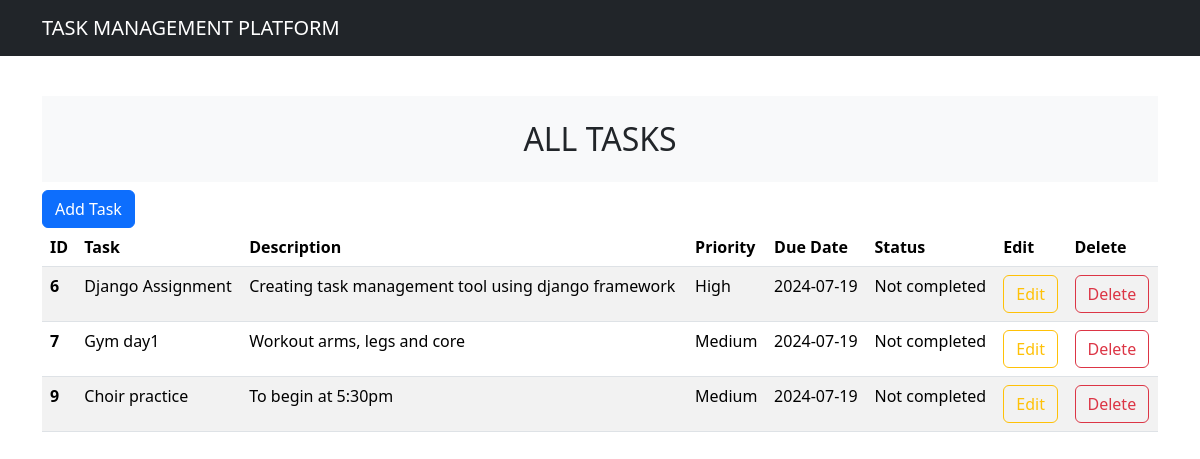
The page / on the database its author committed.
### quiz/models.py (models this page shows, shortened)
class schedule(models.Model):
    Task = models.CharField(max_length=40, blank=False, null=False)
    Description = models.CharField(max_length=200, blank=False, null=False)
    Priority = models.CharField(max_length=6, blank=False, null=False)
    DueDate = models.CharField(max_length=10, blank=False, null=False)
    Status = models.CharField(max_length=15, blank=False, null=False)

### quiz/views.py (the view)
# urls.py: path('',views.index, name="index"),
def index(request):
    data = schedule.objects.all()
    results = {"data":data}
    return render(request, "index.html", results)

### templates/index.html (shortened to what this page needs)
<!doctype html lang="en">
<html lang="en">
  <head>
    <link href="https://cdn.jsdelivr.net/npm/bootstrap@5.3.3/dist/css/bootstrap.min.css" rel="stylesheet"
>
  </head>
  <body>
    <nav class="navbar navbar-expand-lg navbar-dark bg-dark">
        <div class="container-md">
            <a class="navbar-brand" href="#">TASK MANAGEMENT PLATFORM</a>
        </div>
    </nav>
    <br>
    <div class="container mt-3">
        <div class="row">
            <div class="col-md-12">
                <h2 class="text-dark text-center bg-light p-4"> ALL TASKS </h1>
                    <a type="button" href="/addTask" class="btn btn-primary">Add Task</a>
                    <table class="table table-striped">
                        <thead>
                            <tr>
                              <th scope="col">ID</th>
                              <th scope="col">Task</th>
                              <th scope="col">Description</th>
                              <th scope="col">Priority</th>
                              <th scope="col">Due Date</th>
                              <th scope="col">Status</th>
                              <th scope="col">Edit</th>
                              <th scope="col">Delete</th>
                            </tr>
                          </thead>
                          <tbody>
                            {% for result in data %}
                            <tr>
                                <th scope="col">{{result.id}}</th>
                                <td>{{result.Task}}</td>
                                <td>{{result.Description}}</td>
                                <td>{{result.Priority}}</td>
                                <td>{{result.DueDate}}</td>
                                <td>{{result.Status}}</td>
                                <td><a type="button" href="/update/{{result.id}}" class="btn btn-outline-warning">Edit</a></td>
                                <td><a type="button" href="/delete/{{result.id}}" class="btn btn-outline-danger"  >Delete</a></td>
                            </tr>
                            {% endfor %}
                          </tbody>
                      </table>
            </div>
        </div>
    </div>
  </body>
</html>

### rows shown on the page
schedule: id "6", Task "Django Assignment", Description "Creating task management tool using django framework", Priority "High", DueDate "2024-07-19", Status "Not completed"
schedule: id "7", Task "Gym day1", Description "Workout arms, legs and core", Priority "Medium", DueDate "2024-07-19", Status "Not completed"
schedule: id "9", Task "Choir practice", Description "To begin at 5:30pm", Priority "Medium", DueDate "2024-07-19", Status "Not completed"
